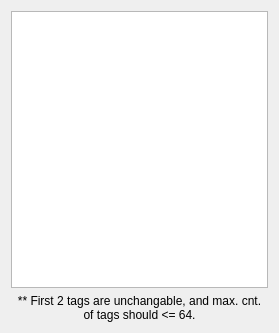
<?xml version="1.0" encoding="UTF-8"?>
<ui version="4.0">
 <class>TagBrowser</class>
 <widget class="QDialog" name="TagBrowser">
  <property name="geometry">
   <rect>
    <x>0</x>
    <y>0</y>
    <width>279</width>
    <height>333</height>
   </rect>
  </property>
  <property name="windowTitle">
   <string notr="true">Tags</string>
  </property>
  <layout class="QVBoxLayout" name="verticalLayout">
   <item>
    <widget class="QListView" name="view"/>
   </item>
   <item>
    <widget class="QLabel" name="label">
     <property name="text">
      <string>** First 2 tags are unchangable, and max. cnt. of tags should &lt;= 64.</string>
     </property>
     <property name="alignment">
      <set>Qt::AlignCenter</set>
     </property>
     <property name="wordWrap">
      <bool>true</bool>
     </property>
    </widget>
   </item>
  </layout>
 </widget>
 <resources/>
 <connections/>
</ui>
